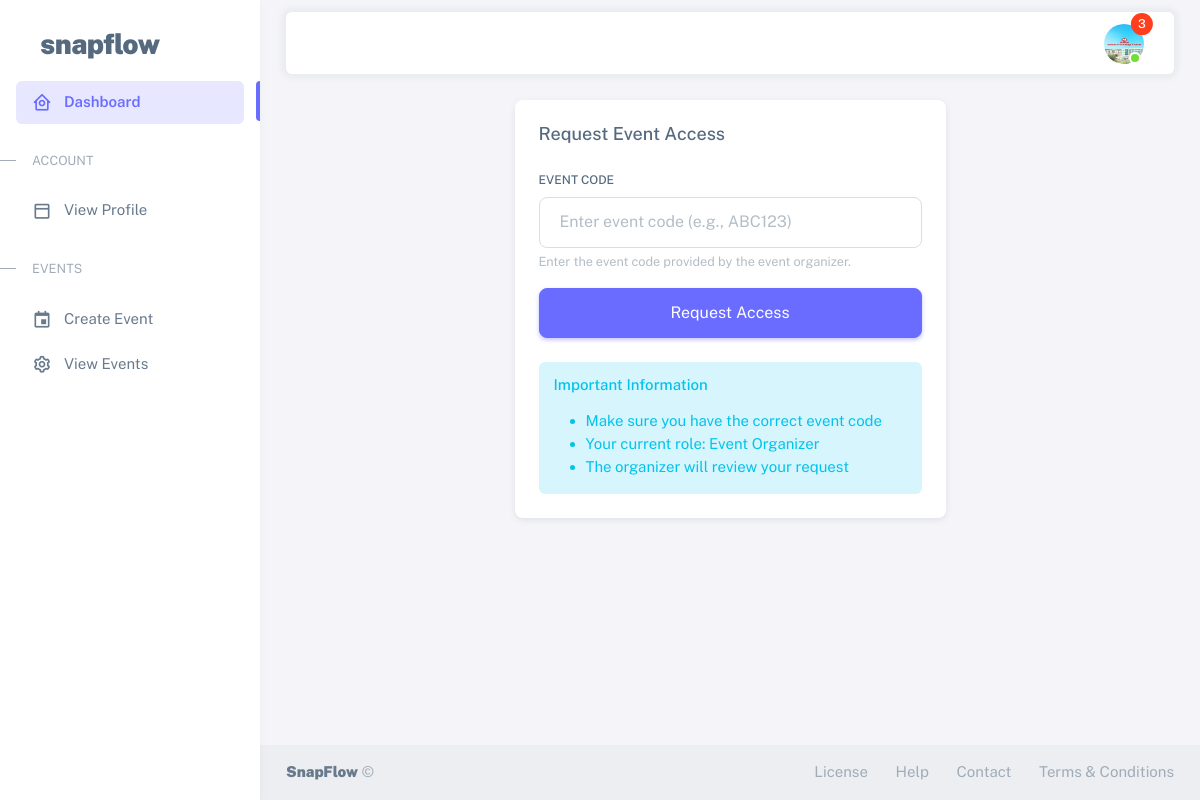
/events/access/request/ (signed in), run on the app's committed database.
### users/models.py (models this page shows, shortened)
class CustomUser(AbstractUser):
    class Roles(models.TextChoices):
        ORGANIZER = 'ORGANIZER', _('Event Organizer')
        PHOTOGRAPHER = 'PHOTOGRAPHER', _('Photographer')
        PARTICIPANT = 'PARTICIPANT', _('Event Participant')
    class ParticipantTypes(models.TextChoices):
        GUEST = 'GUEST', _('Guest')
        FAMILY = 'FAMILY', _('Family')
        FRIEND = 'FRIEND', _('Friend')
        WINNER = 'WINNER', _('Winner')
        OTHER = 'OTHER', _('Other')
    class PhotographerRoles(models.TextChoices):
        LEAD = 'LEAD', _('Lead Photographer')
        ASSISTANT = 'ASSISTANT', _('Assistant Photographer')
        SECONDARY = 'SECONDARY', _('Secondary Photographer')
    role = models.CharField(
        max_length=20,
        choices=Roles.choices,
        null=True,
        blank=False
    )
    avatar = models.ImageField(
        upload_to='user_avatars/',
        validators=[FileExtensionValidator(['jpg', 'jpeg', 'png'])],
        null=True,
        blank=True
    )
    phone_number = models.CharField(max_length=15, blank=True)
    company_name = models.CharField(max_length=100, blank=True)
    website = models.URLField(blank=True)
    portfolio_url = models.URLField(blank=True)
    photographer_role = models.CharField(
        max_length=20,
        choices=PhotographerRoles.choices,
        blank=True
    )
    watermark = models.ImageField(
        upload_to='photographer_watermarks/',
        validators=[FileExtensionValidator(['png'])],
        null=True,
        blank=True
    )
    participant_type = models.CharField(
        max_length=20,
        choices=ParticipantTypes.choices,
        blank=True
    )
    image_visibility = models.CharField(
        max_length=20,
        choices=[
            ('PUBLIC', 'Public'),
            ('PRIVATE', 'Private'),
            ('EVENT_ONLY', 'Event Only')
        ],
        default='PRIVATE'
    )
    blur_requested = models.BooleanField(default=False)
    remove_requested = models.BooleanField(default=False)
    is_verified = models.BooleanField(default=False)

### events/views.py (the view, shortened to what this page needs)
# urls.py: path('access/request/', views.request_access, name='request_access'),  # done
@login_required
def request_access(request):
    participant_types = EventParticipant.ParticipantTypes.choices if request.user.role != 'PHOTOGRAPHER' else None
    return render(request, 'events/request_access.html', {
        'participant_types': participant_types
    })

### notifications/context_processors.py (called while the page is built)
def notification_processor(request):
    context = {
        'unread_notifications_count': 0,
        'recent_notifications': []
    }
    if request.user.is_authenticated:
        from .models import Notification
        context['unread_notifications_count'] = Notification.objects.filter(
            recipient=request.user,
            is_read=False
        ).count()
        context['recent_notifications'] = Notification.objects.filter(
            recipient=request.user
        ).order_by('-created_at')[:5]
    return context

### templates/events/request_access.html (shortened to what this page needs)
{% extends "users/db_base.html" %}
{% block content %}
<div class="container-xxl flex-grow-1 container-p-y">
    <div class="row justify-content-center">
        <div class="col-md-6">
            <div class="card mb-4">
                <h5 class="card-header">Request Event Access</h5>
                <div class="card-body">
                    <form method="post" action="{% url 'events:request_access' %}">
                        <div class="mb-3">
                            <label for="event_code" class="form-label">Event Code</label>
                            <input
                                type="text"
                                class="form-control form-control-lg"
                                id="event_code"
                                name="event_code"
                                placeholder="Enter event code (e.g., ABC123)"
                                required
                                pattern="[A-Za-z0-9]+"
                                maxlength="10"
                            />
                            <div class="form-text">
                                Enter the event code provided by the event organizer.
                            </div>
                        </div>
                        <div class="d-grid gap-2">
                            <button type="submit" class="btn btn-primary btn-lg">Request Access</button>
                        </div>
                    </form>
                    <div class="alert alert-info mt-4 mb-0">
                        <h6 class="alert-heading">Important Information</h6>
                        <ul class="mb-0">
                            <li>Make sure you have the correct event code</li>
                            <li>Your current role: {{ request.user.get_role_display }}</li>
                            <li>The organizer will review your request</li>
                        </ul>
                    </div>
                </div>
            </div>
        </div>
    </div>
</div>
{% endblock %}

### templates/users/db_base.html (shortened to what this page needs)
{% load static %}
<!DOCTYPE html>
<html
  lang="en"
  class="light-style layout-menu-fixed"
  dir="ltr"
  data-theme="theme-default"
  data-assets-path="{% static 'users/assets/' %}"
  data-template="vertical-menu-template-free"
>
  <head>
    <link rel="stylesheet" href="{% static 'users/assets/vendor/fonts/boxicons.css' %}" />
    <link rel="stylesheet" href="{% static 'users/assets/vendor/css/core.css' %}" class="template-customizer-core-css" />
    <link rel="stylesheet" href="{% static 'users/assets/vendor/css/theme-default.css' %}" class="template-customizer-theme-css" />
    <link rel="stylesheet" href="{% static 'users/assets/css/demo.css' %}" />
    <link rel="stylesheet" href="https://cdn.jsdelivr.net/npm/bootstrap-icons/font/bootstrap-icons.css">
    <link rel="stylesheet" href="{% static 'css/notifications.css' %}">
    <link rel="stylesheet" href="{% static 'users/assets/vendor/libs/perfect-scrollbar/perfect-scrollbar.css' %}" />
    <link rel="stylesheet" href="{% static 'users/assets/vendor/libs/apex-charts/apex-charts.css' %}" />
  </head>
  <body>
    <div class="layout-wrapper layout-content-navbar">
      <div class="layout-container">
<aside id="layout-menu" class="layout-menu menu-vertical menu bg-menu-theme">
    <div class="app-brand demo">
      <a href="{% url 'home:landing' %}" class="app-brand-link">
        <span class="app-brand-text demo menu-text fw-bolder ms-2">SnapFlow</span>
      </a>
    </div>
    <ul class="menu-inner py-1">
      <li class="menu-item active">
        <a href="{% url 'users:dashboard' %}" class="menu-link">
          <i class="menu-icon tf-icons bx bx-home-circle"></i>
          <div data-i18n="Analytics">Dashboard</div>
        </a>
      </li>
      <li class="menu-header small text-uppercase">
        <span class="menu-header-text">Account</span>
      </li>
      <li class="menu-item">
        <a href="{% url 'users:profile' %}" class="menu-link">
          <i class="menu-icon tf-icons bx bx-dock-top"></i>
          <div>View Profile</div>
        </a>
      </li>
      <li class="menu-header small text-uppercase">
        <span class="menu-header-text">Events</span>
      </li>
      {% if user.role == 'ORGANIZER' %}
        <li class="menu-item">
          <a href="{% url 'events:event_create' %}" class="menu-link">
            <i class="menu-icon tf-icons bx bx-calendar-event"></i>
            <div>Create Event</div>
          </a>
        </li>
        <li class="menu-item">
          <a href="{% url 'events:event_list' %}" class="menu-link">
            <i class="menu-icon tf-icons bx bx-cog"></i>
            <div>View Events</div>
          </a>
        </li>
      {% endif %}
    </ul>
  </aside>
        <div class="layout-page">
          <nav
            class="layout-navbar container-xxl navbar navbar-expand-xl navbar-detached align-items-center bg-navbar-theme"
            id="layout-navbar"
          >
            <div class="navbar-nav-right d-flex align-items-center" id="navbar-collapse">
              <ul class="navbar-nav flex-row align-items-center ms-auto">
<li class="nav-item navbar-dropdown dropdown-user dropdown">
  <a class="nav-link dropdown-toggle hide-arrow position-relative" href="{% url 'users:profile'  %}" data-bs-toggle="dropdown">
    <div class="avatar avatar-online">
      <img src="{{ user.avatar.url }}" alt class="w-px-40 h-px-40 rounded-circle object-fit-cover" />
      {% if unread_notifications_count > 0 %}
        <span class="position-absolute top-0 start-100 translate-middle badge rounded-pill bg-danger">
          {% if unread_notifications_count > 99 %}99+{% else %}{{ unread_notifications_count }}{% endif %}
        </span>
      {% endif %}
    </div>
  </a>
</li>
              </ul>
            </div>
          </nav>
        {% block content %}{% endblock content %}
              <section id="basic-footer">
                <footer class="footer bg-light">
                  <div
                    class="container-fluid d-flex flex-md-row flex-column justify-content-between align-items-md-center gap-1 container-p-x py-3"
                  >
                    <div>
                      <a
                        href="https://themeselection.com/demo/sneat-bootstrap-html-admin-template/landing/"
                        target="_blank"
                        class="footer-text fw-bolder"
                        >SnapFlow</a
                      >
                      ©
                    </div>
                    <div>
                      <a href="{% url 'home:maintanance' %}" class="footer-link me-4" target="_blank">License</a>
                      <a href="{% url 'home:maintanance' %}" class="footer-link me-4">Help</a>
                      <a href="{% url 'home:maintanance' %}" class="footer-link me-4">Contact</a>
                      <a href="{% url 'home:maintanance' %}" class="footer-link">Terms &amp; Conditions</a>
                    </div>
                  </div>
                </footer>
              </section>
          </div>
        </div>
      </div>
  </body>
</html>

### static/users/assets/css/demo.css (style rules this page uses)
.menu .app-brand.demo { height: 64px; margin-top: 12px; }
.app-brand-text.demo { font-size: 1.75rem; letter-spacing: -0.5px; text-transform: lowercase; }

### data on the page
CustomUser: avatar (picture), user.role "Event Organizer"

### other printed values
{{ unread_notifications_count }} "3"
